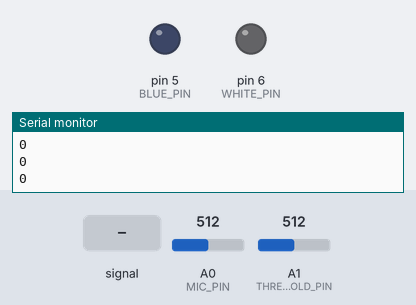
A sketch run on a simulated Arduino Uno, built with avr-gcc and run on an emulated ATmega328P. On the bench: output pins drawn as LEDs (lit = HIGH), the last lines printed to the serial monitor. The test bench sets the inputs (shaded band); at power-on: A0 (MIC_PIN) = 512, A1 (THREASHOLD_PIN) = 512.

Above: at 1.2 s.
1.3 s: A0 (MIC_PIN) fed a 2 Hz sine of ±306 counts around its level
At 1.96 s:
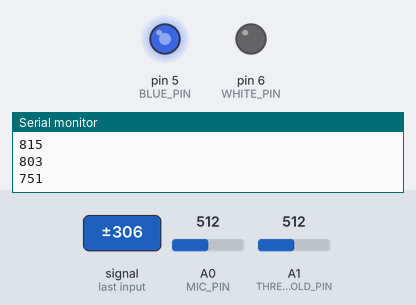
4.3 s: A0 (MIC_PIN) set to 122
At 5.2 s:
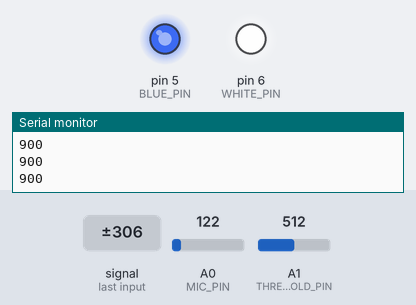
5.8 s: A1 (THREASHOLD_PIN) set to 885
7.3 s: A1 (THREASHOLD_PIN) set to 911
At 8.5 s:
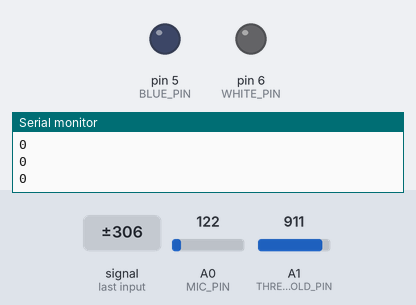
8.8 s: A0 (MIC_PIN) set to 107
At 9.2 s:
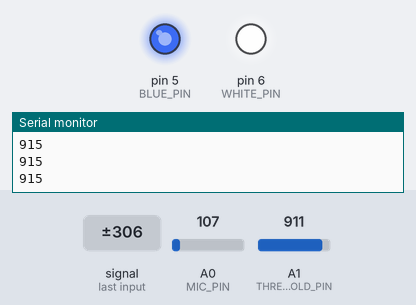
10.3 s: A0 (MIC_PIN) fed a 200 Hz sine of ±81 counts around its level
At 10.8 s:
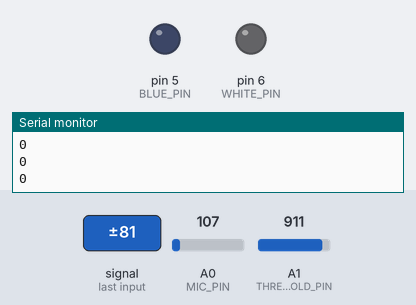
Timing chart, 0 to 12.8 s (numbered marks = the images above; inputs shaded):
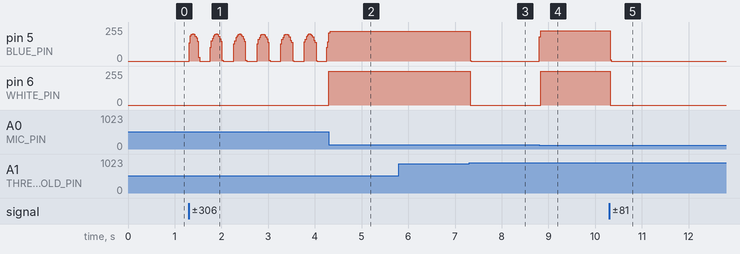

Measured:
- the behaviour switches between 901 and 902 on A1 (THREASHOLD_PIN) (found by bisection; images 2 and 3)
- the behaviour switches between 113 and 112 on A0 (MIC_PIN) (found by bisection; images 3 and 4)
- after the input at 4.3 s, pin 6 (WHITE_PIN): 0/255 → 254/255 at once
- after the input at 7.3 s, pin 5 (BLUE_PIN): 225/255 → 0/255 at once; pin 6 (WHITE_PIN): 254/255 → 0/255 at once
- after the input at 8.8 s, pin 5 (BLUE_PIN): 0/255 → 228/255 at once; pin 6 (WHITE_PIN): 0/255 → 254/255 at once
- after the input at 10.3 s, pin 5 (BLUE_PIN): 228/255 → 0/255 at once; pin 6 (WHITE_PIN): 254/255 → 0/255 at once

The sketch:

arzamatron.ino
```cpp
/*

  arzamatron
  a simple sound-activated LED ornament

  For info and circuit diagrams see https://github.com/tardate/LittleArduinoProjects/tree/main/Kraft/arzamatron

 */

#include <FlexiTimer2.h>

static const uint8_t MIC_PIN = A0;
static const uint8_t THREASHOLD_PIN = A1;
static const uint8_t BLUE_PIN = 5;
static const uint8_t WHITE_PIN = 6;

static const float SMOOTHING_FACTOR = 0.2;
static const uint8_t WHITE_THREASHOLD = 210;

volatile int mic_level = 0;

void setup() {
  Serial.begin(115200);
  pinMode(BLUE_PIN, OUTPUT);
  pinMode(WHITE_PIN, OUTPUT);
  FlexiTimer2::set(10, read_mic);
  FlexiTimer2::start();
}

void loop() {
  static int white_level = 0;
  int current_mic_level = mic_level;

  Serial.println(current_mic_level);

  analogWrite(BLUE_PIN, current_mic_level / 4);
  if(current_mic_level / 4 > WHITE_THREASHOLD) white_level = 255;
  if(white_level > 10) {
    white_level =- 2;
  } else {
    white_level = 0;
  }
  analogWrite(WHITE_PIN, white_level);

  delay(25);
}

void read_mic() {
  int threshold_level = analogRead(THREASHOLD_PIN);
  int new_reading = map( analogRead(MIC_PIN), 0, 1023, 1023, 0);
  if(new_reading < threshold_level) new_reading = 0;
  mic_level = SMOOTHING_FACTOR * mic_level + (1.0 - SMOOTHING_FACTOR) * new_reading;
}
```
